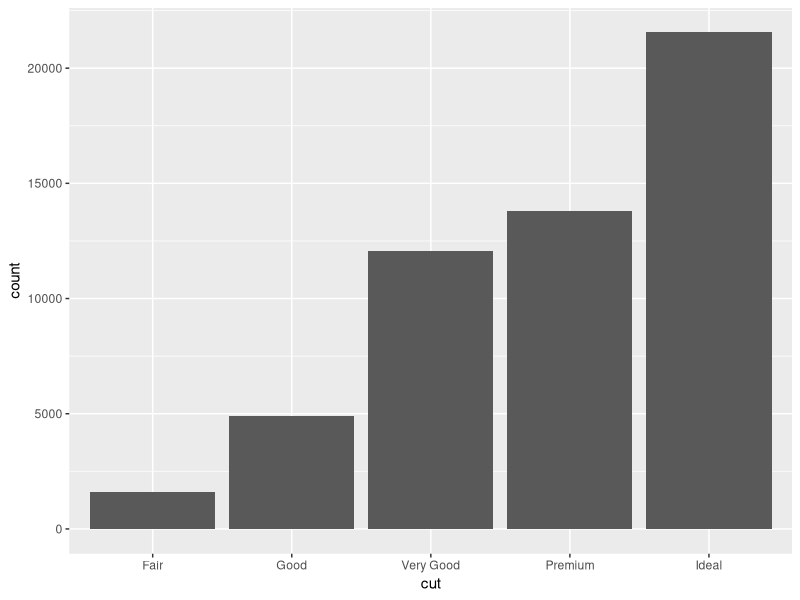
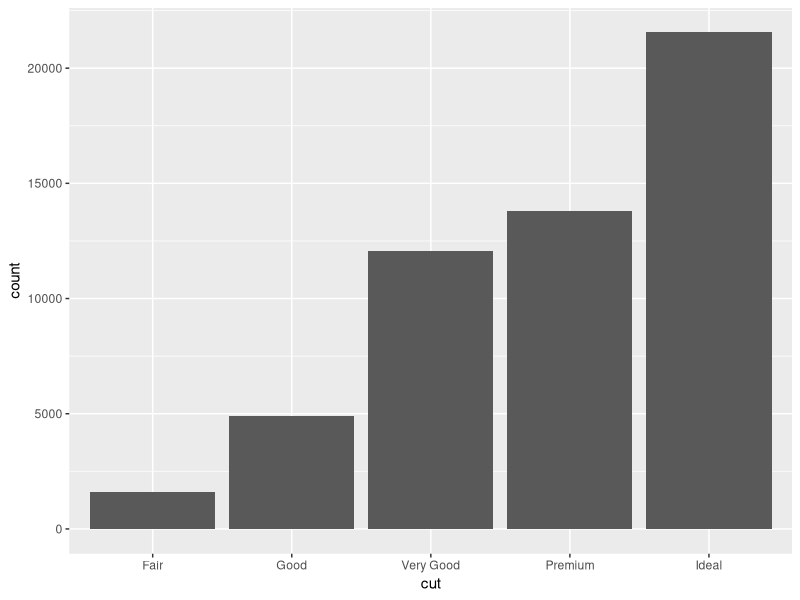
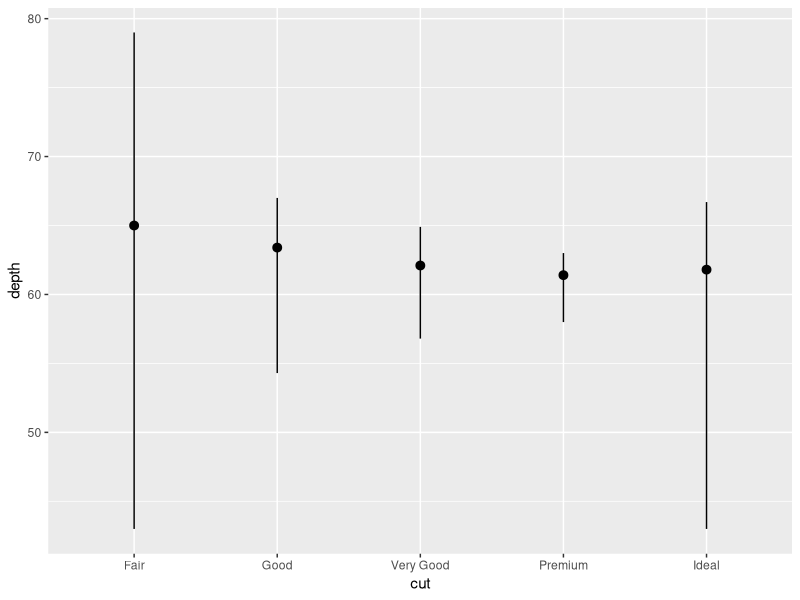
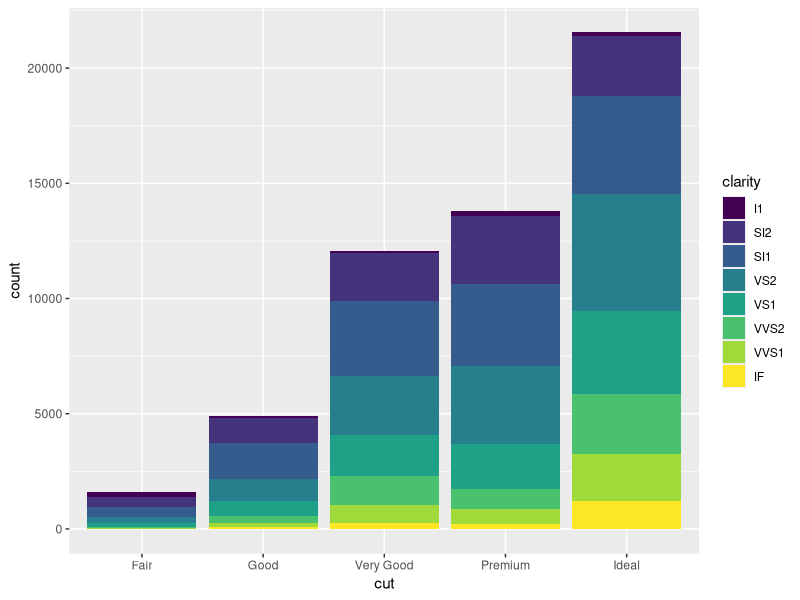
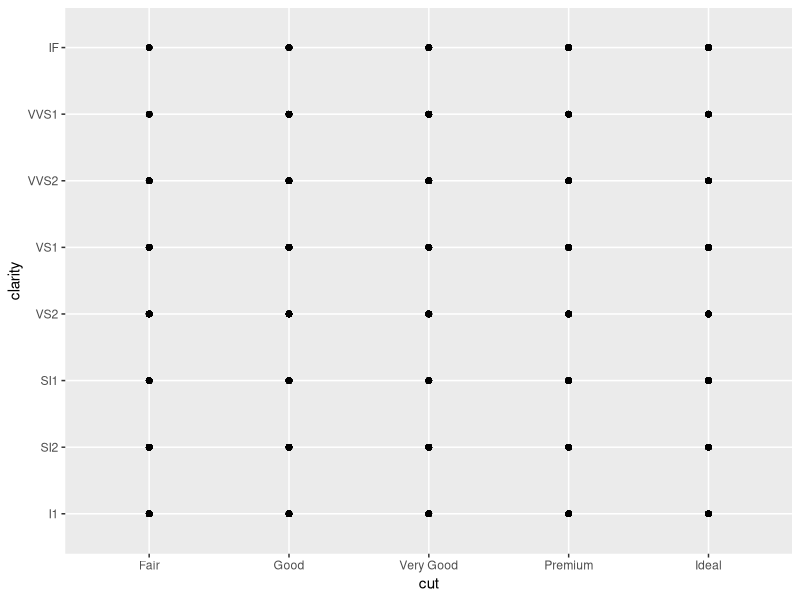
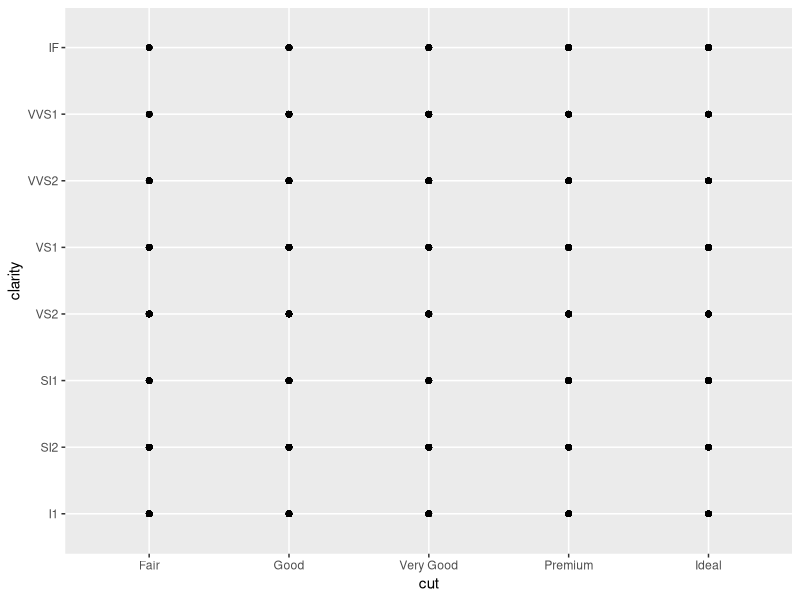

Recreate these plots in R, in order.
# Exercise 2: More ggplot2 Grammar

# Install and load `ggplot2`
# install.packages("ggplot2") # if needed
library(ggplot2)

# For this exercise you will again be working with the `diamonds` data set.
# Use `?diamonds` to review details about this data set



## Statistical Transformations

# Draw a bar chart of the diamonds data, organized by cut
# The height of each bar is based on the "count" (number) of diamonds with that cut
ggplot(data = diamonds, mapping = aes(x = cut)) +
  geom_bar()

# Use the `stat_count` to apply the statistical transformation "count" to the diamonds
# by cut. You do not need a separate geometry layer!
ggplot(data = diamonds, mapping = aes(x = cut)) +
  stat_count()

# Use the `stat_summary` function to draw a chart with a summary layer.
# Map the x-position to diamond `cut`, and the y-position to diamond `depth`
# Bonus: use `min` as the function ymin, `max` as the function ymax, and `median` as the function y
ggplot(data = diamonds) +
  stat_summary(mapping = aes(x = cut, y = depth), fun.ymin = min, fun.ymax = max, fun.y = median)


## Position Adjustments

# Draw a bar chart of diamond data organized by cut, with each bar filled by clarity.
# You should see a _stacked_ bar chart.
ggplot(data = diamonds, mapping = aes(x = cut, fill = clarity)) +
  geom_bar()

# Draw the same chart again, but with each element positioned to "fill" the y axis


# Draw the same chart again, but with each element positioned to "dodge" each other


# Draw a plot with point geometry with the x-position mapped to `cut` and the y-position mapped to `clarity`
# This creates a "grid" grouping the points
ggplot(data = diamonds, mapping = aes(x = cut, y = clarity)) +
  geom_point()

# Use the "jitter" position adjustment to keep the points from all overlapping!
# (This works a little better with a sample of diamond data, such as from the previous exercise).
ggplot(data = diamonds, mapping = aes(x = cut, y = clarity), position = jitter) +
  geom_point()


## Scales

# Draw a "boxplot" (with `geom_boxplot()`) for the diamond's price (y) by color (x)


# This has a lot of outliers, making it harder to read. To fix this, draw the same plot but
# with a _logarithmic_ scale for the y axis.


# For another version, draw the same plot but with `violin` geometry instead of `boxplot` geometry!
# How does the logarithmic scale change the data presentation?


# Another interesting plot: draw a plot of the diamonds price (y) by carat (x), using a heatmap of 2d bins
# (geom_bin2d)
# What happens when you make the x and y channels scale logarithmically?


# Draw a scatter plot for the diamonds  price (y) by carat (x). Color each point by the clarity
# (Remember, this will take a while. Use a sample of the diamonds for faster results)


# Change the color of the previous plot using a ColorBrewer scale of your choice. What looks nice?



## Coordinate Systems

# Draw a bar chart with x-position and fill color BOTH mapped to cut
# For best results, SET the `width` of the geometry to be 1 (fill plot, no space between)
# You can save this to a variable for easier modifications


# Draw the same chart, but with the coordinate system flipped


# Draw the same chart, but in a polar coordinate system. Now you have a Coxcomb chart!



## Facets

# Take the scatter plot of price by carat data (colored by clarity) and add _facets_ based on
# the diamond's `color`



## Saving Plots

# Use the `ggsave()` function to save one of your plots (the most recent one generated) to disk.
# Name the output file "my-plot.png".
# Make sure you've set the working directory!!
